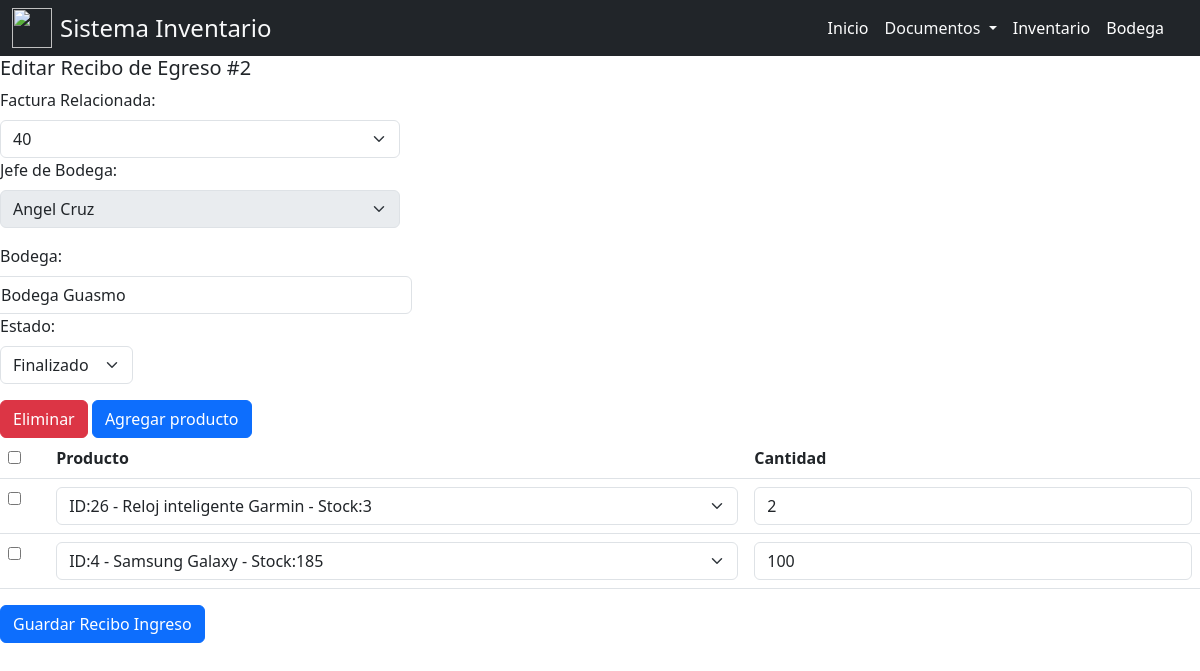
Screenshot of /view/Documentos/edit_egreso.php?id_egreso=2 with the database file from the repository.
### tables this page shows
CREATE TABLE `recibo_egreso` (
  `id_egreso` int(11) NOT NULL,
  `id_jefebodega` int(11) NOT NULL,
  `fechahora` timestamp NOT NULL DEFAULT current_timestamp(),
  `id_factura` int(11) NOT NULL,
  `id_bodega` int(11) NOT NULL,
  `estado` int(11) NOT NULL
);

CREATE TABLE `detalle_egreso` (
  `id_recibo_egreso` int(11) NOT NULL,
  `id_producto` int(11) NOT NULL,
  `cantidad_egreso` int(11) NOT NULL
);

### config/config.php (called while the page is built)
<?php
    class config{
        private $host= "localhost";
        private $dbname="db_dsn08";
        private $user="root";
        private $password="";
        public function conexion(){
            try{
                $PDO = new PDO("mysql:host=".$this->host.";dbname=".$this->dbname,$this->user,$this->password);
                return $PDO;
            }catch(PDOException $e){
                return $e->getMessage();
            }
        }
    }
?>

### controller/controladorEgreso.php (called while the page is built, shortened)
<?php
    class controladorEgreso{
        private $model;
        public function __construct()
        {
            require_once("c://xampp/htdocs/sistemainventario/model/egreso.php");
            $this->model = new Egreso();
        }
        public function getEgreso($id_egreso){
            return $this->model->getEgreso($id_egreso);
        }
        public function getEgresoItems($id_egreso){
            return $this->model->getEgresoItems($id_egreso);
        }
    }
?>

### model/egreso.php (called while the page is built, shortened)
<?php
    class Egreso{
        private $PDO;
        public function __construct()
        {
            require_once("c://xampp/htdocs/sistemainventario/config/config.php");
            $con = new config();
            $this->PDO = $con->conexion();
        }
        public function getEgreso($id_egreso){
            $statement = $this->PDO->prepare("SELECT re.*, jb.nombre AS nombre_jefe, jb.apellido AS apellido_jefe, jb.cedula AS cedula,
                                                b.nombre AS nombre_bodega
                                                FROM recibo_egreso re
                                                LEFT JOIN jefebodega jb ON re.id_jefebodega = jb.id
                                                LEFT JOIN bodega b ON re.id_bodega = b.id
                                                WHERE id_egreso  = :id_egreso");
            $statement->bindParam(":id_egreso",$id_egreso);
            $statement->execute();
            return $statement->fetch(PDO::FETCH_ASSOC);
        }
        public function getEgresoItems($id_egreso){
            $statement = $this->PDO->prepare("SELECT de.*, p.nombre
                                                FROM detalle_egreso de
                                                LEFT JOIN producto p ON de.id_producto = p.id
                                                WHERE de.id_recibo_egreso = :id_recibo_egreso");
            $statement->bindParam(":id_recibo_egreso", $id_egreso);
            $statement->execute();
            return $statement->fetchAll(PDO::FETCH_ASSOC);
        }
    }
?>

### controller/controlFactura.php (called while the page is built)
<?php
    class controlFactura{
        private $model;
        public function __construct()
        {
            require_once("c://xampp/htdocs/sistemainventario/model/Factura.php");
            $this->model = new Factura();
        }
        public function index(){
            return ($this->model->index()) ? $this->model->index() : false;
        }
    }
?>

### model/Factura.php (called while the page is built)
<?php
    class Factura{
        private $PDO;
        public function __construct()
        {
            require_once("c://xampp/htdocs/sistemainventario/config/config.php");
            $con = new config();
            $this->PDO = $con->conexion();
        }
        public function index(){
            $stament = $this->PDO->prepare("SELECT * FROM factura ORDER BY num_fact ASC");
            return ($stament->execute()) ? $stament->fetchAll() : false;
        }
    }
?>

### controller/controladorBodega.php (called while the page is built, shortened)
<?php
    class controladorBodega{
        private $model;
        public function __construct()
        {
            require_once("c://xampp/htdocs/sistemainventario/model/Bodega.php");
            $this->model = new Bodega();
        }
        public function index(){
            return ($this->model->index()) ? $this->model->index() : false;
        }
    }
?>

### model/Bodega.php (called while the page is built, shortened)
<?php
    class Bodega{
        private $PDO;
        public function __construct()
        {
            require_once("c://xampp/htdocs/sistemainventario/config/config.php");
            $con = new config();
            $this->PDO = $con->conexion();
        }
        public function index(){
            $stament = $this->PDO->prepare("SELECT * FROM bodega ORDER BY id DESC");
            return ($stament->execute()) ? $stament->fetchAll() : false;
        }
    }
?>

### controller/controladorProductos.php (called while the page is built, shortened)
<?php
    class controladorProducto{
        private $model;
        public function __construct()
        {
            require_once("c://xampp/htdocs/sistemainventario/model/Producto.php");
            $this->model = new Producto();
        }
        public function index(){
            return ($this->model->index()) ? $this->model->index() : false;
        }
    }
?>

### model/Producto.php (called while the page is built, shortened)
<?php
    class Producto{
        private $PDO;
        public function __construct()
        {
            require_once("c://xampp/htdocs/sistemainventario/config/config.php");
            $con = new config();
            $this->PDO = $con->conexion();
        }
        public function index(){
            $statement = $this->PDO->prepare("SELECT p.*, t.descripcion as tipo_descripcion
                                              FROM producto p
                                              left JOIN Tipo t ON p.idtipo = t.id
                                              ORDER BY p.id DESC");
            return ($statement->execute()) ? $statement->fetchAll() : false;
        }
    }
?>

### view/Documentos/edit_egreso.php (the view, shortened to what this page needs)
<?php
include("../../sidebar.php");
require_once("c://xampp/htdocs/sistemainventario/controller/controlFactura.php");
$obj = new controlFactura();
$facturas = $obj->index();
require_once("c://xampp/htdocs/sistemainventario/controller/controladorBodega.php");
$obj = new controladorBodega();
$bodegas = $obj->index();
require_once("c://xampp/htdocs/sistemainventario/controller/controladorProductos.php");
$obj = new controladorProducto();
$productos = $obj->index();
require_once("c://xampp/htdocs/sistemainventario/controller/controladorEgreso.php");
$obj = new controladorEgreso();
$egrValues = $obj->getEgreso($_GET['id_egreso']);
$egrItems = $obj->getEgresoItems($_GET['id_egreso']);
?>
<div>
    <h5>Editar Recibo de Egreso #<?php echo $egrValues['id_egreso'] ?></h5>
    <form action="edit_eg.php" method="POST" >
        <div class="col-4">
            <div class="mb-">
                <label for="Marca" class="form-label">Factura Relacionada:</label>
                <select class="form-select" name="id_factura" aria-label="Disabled select example" required>
                    <?php foreach ($facturas as $factura) :
                        if($factura['num_fact'] == $egrValues['id_factura']){?>
                            <option value="<?php echo $factura['num_fact']; ?>" selected><?php echo $egrValues['id_factura']; ?></option>
                        <?php
                        } else{
                        ?>
                            <option value="<?php echo $factura['num_fact']; ?>"><?php echo $factura['num_fact']; ?></option>
                        <?php
                        }
                        ?>
                    <?php endforeach; ?>
                </select>
            </div>
            <div class="mb-3">
                <label for="Marca" class="form-label">Jefe de Bodega:</label>
                <select class="form-select"  disabled>
                    <option selected value="1">Angel Cruz</option>
                </select>
            </div>
            <div class="form-group row">
                <label for="Marca" class="form-label">Bodega:</label>
                <select class="form-control" name="id_bodega" autocomplete="off"  required>
                    <?php foreach ($bodegas as $bodega):
                        if($bodega['id'] == $egrValues['id_bodega']){?>
                            <option value="<?php echo $bodega['id']; ?>" selected><?php echo $bodega['nombre']; ?></option>
                        <?php
                        } else{
                        ?>
                            <option value="<?php echo $bodega['id']; ?>"><?php echo $bodega['nombre']; ?></option>
                        <?php
                        }
                        ?>
                    <?php endforeach; ?>
                </select>
            </div>
            <div class="mb-3 col-4">
                <label for="Marca" class="form-label">Estado:</label>
                <select class="form-select" name="estado" id="estado" aria-label="Disabled select example" required>
                    <option value="2" <?= $egrValues['estado']=='2'? 'selected' : ''?>>Finalizado</option>
                </select>
            </div>
        </div>
        <div>
            <div class="">
                <button class="btn btn-danger delete" id="removeRows" type="button">Eliminar</button>
                <button class="btn btn-primary" id="addRows" type="button">Agregar producto</button>
            </div>
            <table class="table" id="ingresoItem">
                <tr>
                    <th><input id="checkAll" class="formcontrol" type="checkbox"></th>
                    <th>Producto</th>
                    <th>Cantidad</th>
                </tr>
                <?php
                $count = 0;
                foreach ($egrItems as $egrItem) {
                    $count++;
                    $id_producto = $egrItem["id_producto"];
                    $cantidad_egreso = $egrItem["cantidad_egreso"];
                ?>
                <tr>
                    <td><input class="itemRow" type="checkbox"></td>
                    <td>
                        <select class="form-select" name="id_producto[]" id="id_producto_<?php echo $count; ?>" aria-label="Disabled select example" required>
                            <?php foreach ($productos as $producto): ?>
                            <option value="<?php echo $producto['id']; ?>" <?php if ($id_producto == $producto['id']) { echo 'selected'; } ?>><?php echo ' ID:' . $producto['id'] . ' - '. $producto['nombre'] . ' - Stock:' . $producto['stock']; ?></option>
                            <?php endforeach; ?>
                        </select>
                    </td>
                    <td><input type="number" value="<?php echo $cantidad_egreso;?>" name="cantidad_egreso[]" id="cantidad_egreso_<?php echo $count; ?>" class="form-control cantidad_egreso" autocomplete="off" min="1" step="1" required></td>
                </tr>
                <?php } ?>
            </table>
        </div>
        <button type="submit" class="btn btn-primary">Guardar Recibo Ingreso</button>
    </form>
</div>
</body>
</html>

### rows the page displays
recibo_egreso: id_egreso "2", estado "Finalizado"
detalle_egreso: id_producto "ID:26 - Reloj inteligente Garmin - Stock:3", cantidad_egreso "2"
detalle_egreso: id_producto "ID:4 - Samsung Galaxy - Stock:185", cantidad_egreso "100"

### other values shown
form field id_factura "40"
form field id_bodega "Bodega Guasmo"
